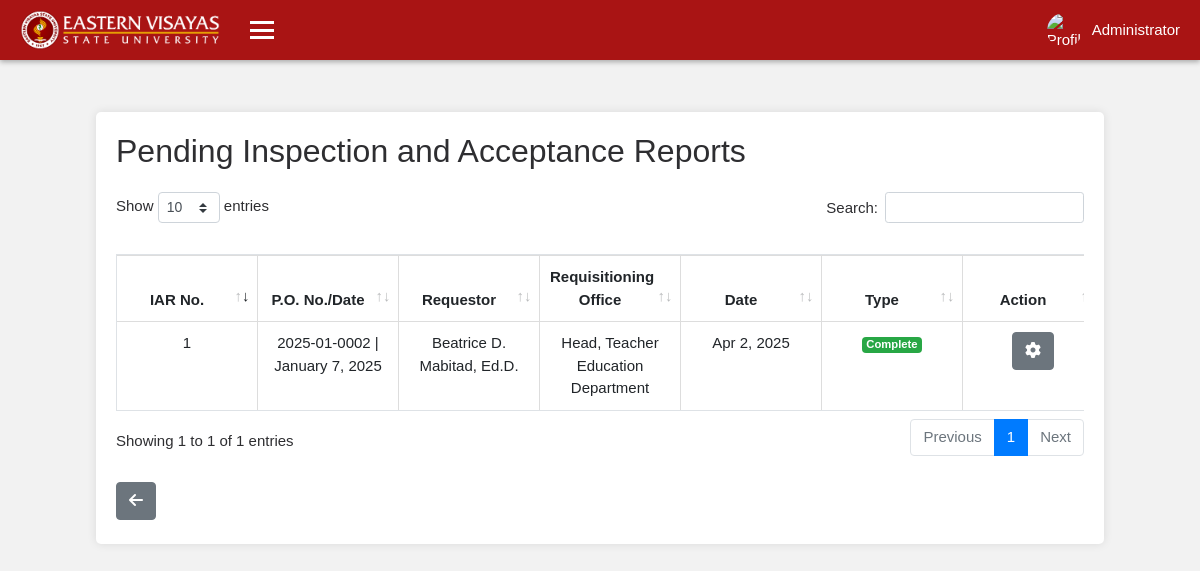
/administrator/e7f3c1d9-8a24-41b5-b0e6-d2f9a8c5f4b7/supply_office/pending_iar/index.php (signed in), run on the app's committed database.
### tables this page shows
CREATE TABLE `inspection_acceptance_report` (
  `id` int(11) NOT NULL,
  `entity_name` varchar(255) NOT NULL,
  `fund_cluster` varchar(255) NOT NULL,
  `supplier` varchar(255) NOT NULL,
  `iar_no` varchar(255) NOT NULL,
  `po_no` varchar(255) NOT NULL,
  `iar_date` date NOT NULL,
  `req_office` varchar(255) NOT NULL,
  `invoice_no` varchar(255) NOT NULL,
  `resp_code` varchar(255) DEFAULT NULL,
  `invoice_date` date NOT NULL,
  `requestor` varchar(255) NOT NULL,
  `date_inspected` date NOT NULL,
  `date_received` date DEFAULT NULL,
  `inspection_officer` varchar(255) NOT NULL,
  `head_procurement` varchar(255) NOT NULL,
  `insp_status` varchar(20) NOT NULL,
  `property_custodian_status` varchar(50) DEFAULT 'pending',
  `incomplete_details` text DEFAULT NULL,
  `created_at` timestamp NOT NULL DEFAULT current_timestamp(),
  `ppiar_new` tinyint(1) DEFAULT 0,
  `paiar_new` tinyint(1) DEFAULT 0,
  `indiar_new` tinyint(1) DEFAULT 0,
  `idiar_new` tinyint(1) DEFAULT 0,
  `iaiar_new` tinyint(1) DEFAULT 0,
  `spiar_new` tinyint(1) DEFAULT 0,
  `saiar_new` tinyint(1) DEFAULT 0
);

### administrator/e7f3c1d9-8a24-41b5-b0e6-d2f9a8c5f4b7/classes/supply_config.php (called while the page is built, shortened)
<?php
function fetchpendingIARs($conn) {
    try {
        $stmt = $conn->prepare("
           SELECT iar.id, iar.iar_no, iar.po_no, iar.requestor, iar.req_office, iar.iar_date AS date, iar.insp_status,
       GROUP_CONCAT(iad.description SEPARATOR ', ') AS item_descriptions
        FROM inspection_acceptance_report iar
        LEFT JOIN iar_item_details iad ON iar.id = iad.iar_id
        WHERE iar.property_custodian_status = 'pending'
        GROUP BY iar.id
        ");
        $stmt->execute();
        return $stmt->fetchAll(PDO::FETCH_ASSOC);
    } catch (PDOException $e) {
        echo "Error fetching IAR data: " . $e->getMessage();
        return [];
    }
}
$pendingIARs = fetchpendingIARs($conn);
?>

### administrator/e7f3c1d9-8a24-41b5-b0e6-d2f9a8c5f4b7/supply_office/pending_iar/index.php (the view, shortened to what this page needs)
<?php
require '../../classes/config.php';
require '../../classes/supply_config.php';
include '../../../aclasses/sheader.php';
include '../../../aclasses/snavbar.php';
?>
<main class="container mt-5 custom-container">
    <h2>Pending Inspection and Acceptance Reports</h2>
    <div class="table-responsive">
    <table id="iarTable" class="table table-striped table-bordered" style="table-layout: fixed;">
        <thead>
            <tr>
                <th style="width: 100px;">IAR No.</th>
                <th style="width: 100px;">P.O. No./Date</th>
                <th style="width: 100px;">Requestor</th>
                <th style="width: 100px;">Requisitioning Office</th>
                <th style="width: 100px;">Date</th>
                <th style="width: 100px;">Type</th>
                <th style="width: 100px;">Action</th>
            </tr>
        </thead>
        <?php if (!empty($pendingIARs)): ?>
                <?php foreach ($pendingIARs as $iar): ?>
                    <tr>
                        <td><?php echo htmlspecialchars($iar['iar_no']); ?></td>
                        <td><?php echo htmlspecialchars($iar['po_no']); ?></td>
                        <td><?php echo htmlspecialchars($iar['requestor']); ?></td>
                        <td><?php echo htmlspecialchars($iar['req_office']); ?></td>
                        <td><?php echo date('M j, Y', strtotime($iar['date'])); ?></td>
                        <td>
                        <?php
                            if ($iar['insp_status'] === 'complete') {
                                echo '<span class="badge badge-success">Complete</span>';
                            } elseif ($iar['insp_status'] === 'partial') {
                                echo '<span class="badge badge-danger">Not Complete</span>';
                            } else {
                                echo '<span class="badge badge-secondary">N/A</span>';
                            }
                            ?>
                        </td>
                        <td>
                            <div class="dropdown">
                                <button class="btn btn-secondary" type="button" id="dropdownMenuButton<?php echo $iar['id']; ?>" data-toggle="dropdown" aria-haspopup="true" aria-expanded="false">
                                    <i class="fas fa-cog"></i>
                                </button>
                            </div>
                        </td>
                    </tr>
                <?php endforeach; ?>
                <?php else: ?>
                <?php endif; ?>
    </table>
</div>
    <div class="row mt-4 mb-1"> <div class="col-md-12">
            <a href="../../supply_office" class="btn btn-secondary"><i class="fas fa-arrow-left"></i></a> </div>
    </div>
</main>
<?php include '../../../aclasses/sfooter.php'; ?>

### administrator/css/alogin.css (style rules this page uses)
body { margin: 0; font-family: Arial, sans-serif; background-color: #f2f2f2; }
button { padding: 10px; border: none; border-radius: 5px; background-color: #d42a2a; color: white; font-size: 16px; cursor: pointer; }

### administrator/e7f3c1d9-8a24-41b5-b0e6-d2f9a8c5f4b7/classes/css/a.css (style rules this page uses)
body { margin: 0; font-family: Arial, sans-serif; background-color: #f2f2f2; font-size: 15px; color: #2e2e31; }
@media (min-width: 761px) { .custom-container { margin-top: 7rem !important; } }
.container { margin: 0 auto; background: #fff; padding: 20px; border-radius: 5px; box-shadow: 0 0 10px rgba(0, 0, 0, 0.1); }
.table { width: 100%; margin-bottom: 0px; border-collapse: collapse; }
.table th, .table td { padding: 10px; border: 1px solid #ddd; text-align: center; }
button { padding: 10px 15px; background-color: #007BFF; color: #fff; border: none; border-radius: 4px; cursor: pointer; }
.custom-container { max-width: 84%; margin-bottom: 50px; margin-top: 7rem ; transition: margin-left 0.4s ease; }
.table-responsive { -ms-overflow-style: none; scrollbar-width: none; }
.table thead th { vertical-align: bottom; border-bottom: 0.9px solid #000; }
.table thead th { vertical-align: bottom; border-bottom: none; }
.table-striped tbody tr:nth-of-type(odd) { background-color: rgba(0, 0, 0, .0); }

### data on the page
inspection_acceptance_report: iar_no "1", po_no "2025-01-0002 | January 7, 2025", requestor "Beatrice D. Mabitad, Ed.D.", req_office "Head, Teacher Education Department", iar_date "Apr 2, 2025", insp_status "Complete"

### other printed values
$_SESSION['name'] "Administrator"
